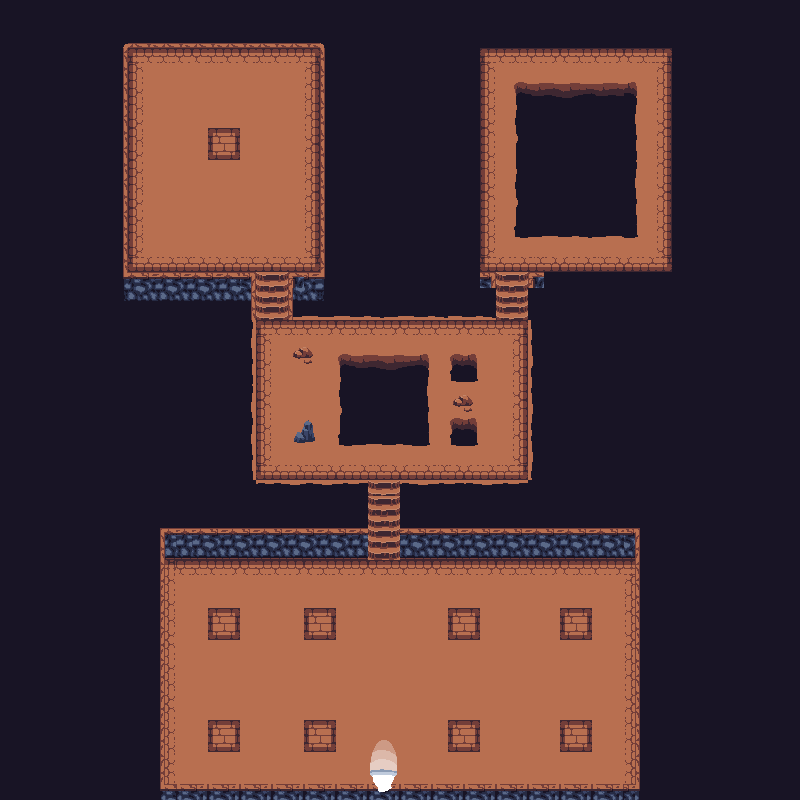

Tiled map render using the project's own tile images. Description and the map definition, with tile-layer contents summarised, below:
An orthogonal 50x50 tile map with 16x16 px tiles, 4 tile layers (Fall, Floor, Walls, Decoration) and 19 objects (17x collision, exit_dungeon, spawn_dungeon).

<map version="1.8" tiledversion="1.8.1" orientation="orthogonal" renderorder="right-down" width="50" height="50" tilewidth="16" tileheight="16" infinite="0" nextlayerid="7" nextobjectid="23">
 <tileset firstgid="1" source="../assets/dungeon/tileset_dungeon.tsx" />
 <layer id="3" name="Fall" width="50" height="50">
  <data>[2500 cells, 2500 non-empty, 12 distinct tile ids]</data>
 </layer>
 <layer id="4" name="Floor" width="50" height="50">
  <data>[2500 cells, 1032 non-empty, 79 distinct tile ids]</data>
 </layer>
 <layer id="2" name="Walls" width="50" height="50">
  <data>[2500 cells, 259 non-empty, 61 distinct tile ids]</data>
 </layer>
 <layer id="5" name="Decoration" width="50" height="50">
  <data>[2500 cells, 132 non-empty, 32 distinct tile ids]</data>
 </layer>
 <objectgroup id="6" name="object">
  <object id="1" type="collision" x="208" y="608.5" width="32" height="31" />
  <object id="4" type="collision" x="304" y="609" width="32" height="31" />
  <object id="5" type="collision" x="448.5" y="609" width="32" height="31" />
  <object id="6" type="collision" x="560.5" y="609.5" width="32" height="31" />
  <object id="7" type="collision" x="560.5" y="720.5" width="32" height="31" />
  <object id="8" type="collision" x="448.5" y="720.25" width="32" height="31" />
  <object id="9" type="collision" x="304.5" y="720.5" width="32" height="31" />
  <object id="10" type="collision" x="208.25" y="720.25" width="32" height="31" />
  <object id="11" type="collision" x="160.333" y="528.667" width="206.333" height="29.6667" />
  <object id="12" type="collision" x="160" y="559.667" width="5" height="240" />
  <object id="13" type="collision" x="165.667" y="784.667" width="474" height="16" />
  <object id="14" type="collision" x="635.333" y="557.667" width="4.33333" height="226.667" />
  <object id="15" type="collision" x="400" y="529" width="240" height="28" />
  <object id="16" type="collision" x="294.667" y="420" width="20.6667" height="23.6667" />
  <object id="17" type="collision" x="293.667" y="347.667" width="18.3333" height="12.6667" />
  <object id="18" type="collision" x="454.25" y="396.25" width="17.75" height="11" />
  <object id="20" type="collision" x="207.667" y="128.333" width="32.3333" height="31.6667" />
  <object id="21" name="exit_dungeon" x="368.25" y="768.25" width="32" height="15.75" />
  <object id="22" name="spawn_dungeon" x="382.833" y="718.333">
   <point />
  </object>
 </objectgroup>
</map>
